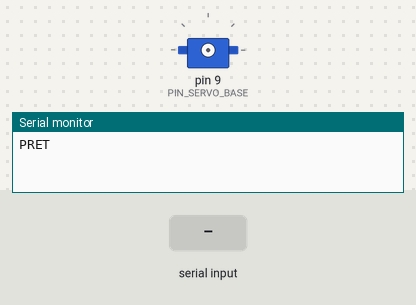
Bench run of a sketch on a simulated Arduino Uno, built with avr-gcc and run on an emulated ATmega328P. On the bench: servo, the last lines printed to the serial monitor. Inputs (shaded band) come from the test bench.

Above: at 1.2 s.
1.3 s: "90;45\n" received over Serial
At 1.51 s:
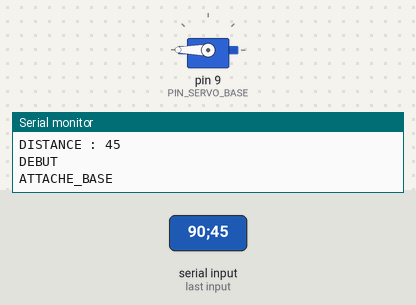
4.3 s: "1;90;45\n" received over Serial
At 5.17 s:
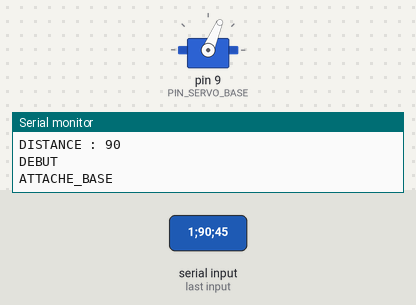
At 7.0 s:
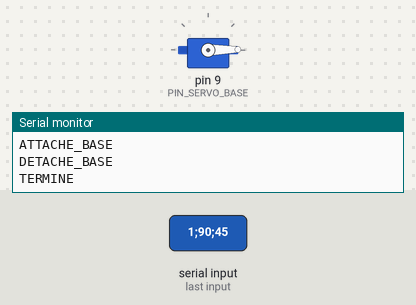
Timing chart, 0 to 8.5 s (numbered marks = the images above; inputs shaded):
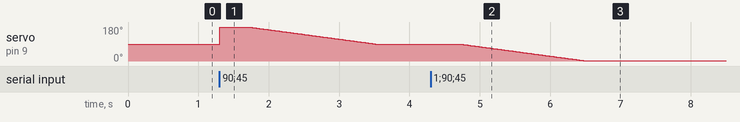

The sketch:

test_servo_base.ino
```cpp
#include <Servo.h>

// Test provisoire IA/Python -> Arduino -> servo de base uniquement.
const byte PIN_SERVO_BASE = 9;
const int ANGLE_MIN_BASE = 0;
const int ANGLE_MAX_BASE = 180;
const int DELAI_PAR_DEGRE_MS = 20;

Servo servoBase;
int positionBase = 180;


void deplacerBaseDoucement(int angleCible) {
  angleCible = constrain(
    angleCible,
    ANGLE_MIN_BASE,
    ANGLE_MAX_BASE
  );

  Serial.println("ATTACHE_BASE");

  servoBase.attach(PIN_SERVO_BASE);
  servoBase.write(positionBase);
  delay(400);

  if (angleCible > positionBase) {
    for (int angle = positionBase; angle <= angleCible; angle++) {
      servoBase.write(angle);
      delay(DELAI_PAR_DEGRE_MS);
    }
  } else {
    for (int angle = positionBase; angle >= angleCible; angle--) {
      servoBase.write(angle);
      delay(DELAI_PAR_DEGRE_MS);
    }
  }

  positionBase = angleCible;

  delay(400);
  servoBase.detach();

  Serial.println("DETACHE_BASE");
}


void setup() {
  Serial.begin(115200);
  Serial.setTimeout(100);

  // Le servo reste détaché au démarrage pour éviter un pic de courant.
  Serial.println("PRET");
}


void loop() {
  if (Serial.available() <= 0) {
    return;
  }

  // Format compatible avec Python : angle;distance
  String message = Serial.readStringUntil('\n');
  message.trim();

  if (message.length() == 0) {
    return;
  }

  Serial.print("RECU : [");
  Serial.print(message);
  Serial.println("]");

  int separateur = message.indexOf(';');

  if (separateur == -1) {
    Serial.println("ERREUR_FORMAT");
    return;
  }

  int angle = message.substring(0, separateur).toInt();
  int distance = message.substring(separateur + 1).toInt();

  angle = constrain(angle, ANGLE_MIN_BASE, ANGLE_MAX_BASE);

  Serial.print("ANGLE : ");
  Serial.println(angle);

  // La distance est affichée pour valider le protocole, mais elle n'est pas
  // utilisée dans ce test limité au servo de rotation de la base.
  Serial.print("DISTANCE : ");
  Serial.println(distance);

  Serial.println("DEBUT");
  Serial.flush();

  deplacerBaseDoucement(angle);

  Serial.println("TERMINE");
}
```

Measured:
- after the input at 4.3 s, servo on pin 9 (PIN_SERVO_BASE): moves from 90° to 1° over 1.8 s, starting after 0.43 s
